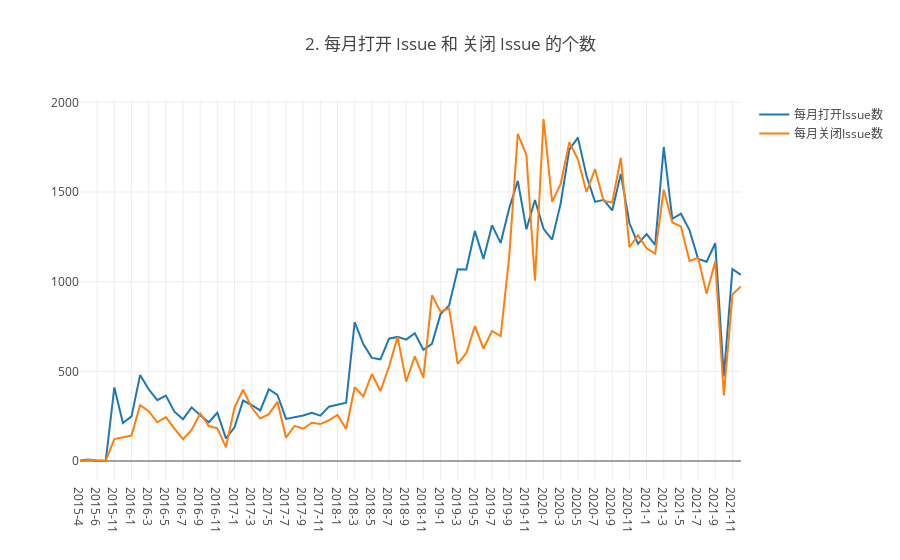

The notebook cell this image was saved under:
### Code cell
// 2. 每月打开 Issue 和 关闭 Issue 的个数
(async () => {
    let data = (await query(`
        select
            toYear(created_at) year, toMonth(created_at) month,
            count(action = 'opened' OR NULL) as opens,
            count(action = 'closed' OR NULL) as closes
        from github_log.events
        where repo_id = ${repo_id} and created_at < toDateTime('2022-01-01 00:00:00') and type = 'IssuesEvent'
        group by year, month
        order by year, month
    `)).map(row => ({
        date: `${row.year}-${row.month}`,
        opens: row.opens,
        closes: row.closes
    }))
    console.table(data)

    let [date, opens, closes] = Object.keys(data[0]).map(k => data.map(row => row[k]))
    plot([
        {x: date, y: opens, mode: 'scatter', name: '每月打开Issue数'},
        {x: date, y: closes, mode: 'scatter', name: '每月关闭Issue数'}
    ], {
        title: '2. 每月打开 Issue 和 关闭 Issue 的个数',
        xaxis: {type: 'category'}
    })
})();

### Figure 1 — Plotly figure (JSON) as saved in the notebook; plotly's stock layout.template omitted (floating-point values rounded to 4 significant figures)
{"data": [{"mode": "scatter", "name": "每月打开Issue数", "x": ["2015-4", "2015-5", "2015-6", "2015-7", "2015-11", "2015-12", "2016-1", "2016-2", "2016-3", "2016-4", "2016-5", "2016-6", "2016-7", "2016-8", "2016-9", "2016-10", "2016-11", "2016-12", "2017-1", "2017-2", "2017-3", "2017-4", "2017-5", "2017-6", "2017-7", "2017-8", "2017-9", "2017-10", "2017-11", "2017-12", "2018-1", "2018-2", "2018-3", "2018-4", "2018-5", "2018-6", "2018-7", "2018-8", "2018-9", "2018-10", "2018-11", "2018-12", "2019-1", "2019-2", "2019-3", "2019-4", "2019-5", "2019-6", "2019-7", "2019-8", "2019-9", "2019-10", "2019-11", "2019-12", "2020-1", "2020-2", "2020-3", "2020-4", "2020-5", "2020-6", "2020-7", "2020-8", "2020-9", "2020-10", "2020-11", "2020-12", "2021-1", "2021-2", "2021-3", "2021-4", "2021-5", "2021-6", "2021-7", "2021-8", "2021-9", "2021-10", "2021-11", "2021-12"], "y": ["3", "9", "2", "1", "410", "212", "249", "479", "400", "339", "365", "275", "233", "299", "255", "216", "269", "126", "188", "337", "312", "282", "400", "369", "235", "245", "254", "269", "253", "303", "314", "325", "774", "652", "575", "567", "682", "692", "677", "712", "620", "653", "819", "868", "1069", "1068", "1282", "1127", "1314", "1216", "1409", "1562", "1292", "1455", "1295", "1235", "1438", "1736", "1803", "1590", "1445", "1456", "1397", "1601", "1327", "1211", "1265", "1205", "1751", "1350", "1379", "1288", "1127", "1111", "1214", "472", "1070", "1038"]}, {"mode": "scatter", "name": "每月关闭Issue数", "x": ["2015-4", "2015-5", "2015-6", "2015-7", "2015-11", "2015-12", "2016-1", "2016-2", "2016-3", "2016-4", "2016-5", "2016-6", "2016-7", "2016-8", "2016-9", "2016-10", "2016-11", "2016-12", "2017-1", "2017-2", "2017-3", "2017-4", "2017-5", "2017-6", "2017-7", "2017-8", "2017-9", "2017-10", "2017-11", "2017-12", "2018-1", "2018-2", "2018-3", "2018-4", "2018-5", "2018-6", "2018-7", "2018-8", "2018-9", "2018-10", "2018-11", "2018-12", "2019-1", "2019-2", "2019-3", "2019-4", "2019-5", "2019-6", "2019-7", "2019-8", "2019-9", "2019-10", "2019-11", "2019-12", "2020-1", "2020-2", "2020-3", "2020-4", "2020-5", "2020-6", "2020-7", "2020-8", "2020-9", "2020-10", "2020-11", "2020-12", "2021-1", "2021-2", "2021-3", "2021-4", "2021-5", "2021-6", "2021-7", "2021-8", "2021-9", "2021-10", "2021-11", "2021-12"], "y": ["0", "5", "3", "1", "122", "134", "142", "311", "278", "216", "245", "181", "121", "173", "265", "195", "182", "77", "298", "397", "298", "237", "261", "330", "130", "196", "180", "213", "206", "227", "257", "179", "411", "360", "485", "390", "527", "692", "443", "584", "465", "924", "832", "851", "542", "601", "752", "626", "725", "697", "1140", "1824", "1707", "1006", "1907", "1445", "1547", "1777", "1682", "1500", "1627", "1450", "1441", "1691", "1192", "1259", "1186", "1157", "1513", "1330", "1308", "1115", "1133", "932", "1114", "365", "928", "973"]}], "layout": {"autosize": true, "title": {"text": "2. 每月打开 Issue 和 关闭 Issue 的个数"}, "xaxis": {"autorange": true, "range": [0, 77], "type": "category"}, "yaxis": {"autorange": true, "range": [-105.9, 2013.0], "type": "linear"}}}
